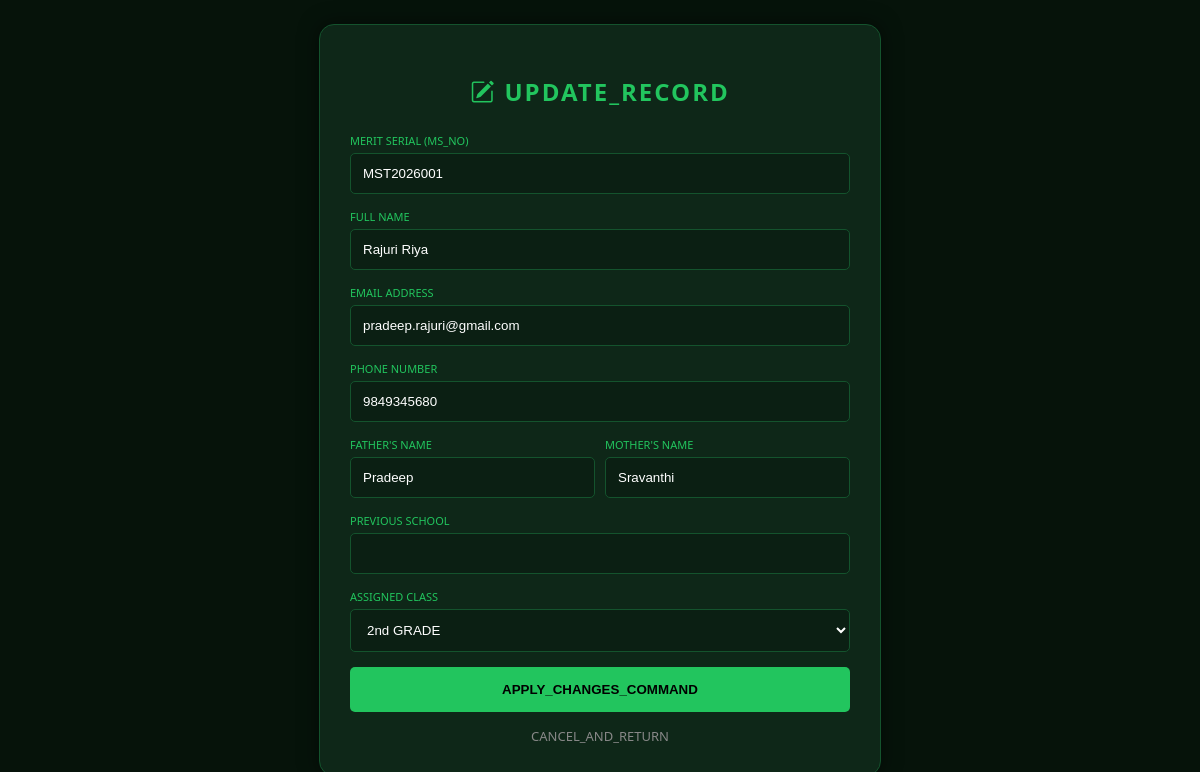
/admin/students/edit.php?id=5, run on the app's committed database.
### tables this page shows
CREATE TABLE `students` (
  `id` int(11) NOT NULL,
  `ms_no` varchar(50) DEFAULT NULL,
  `name` varchar(100) DEFAULT NULL,
  `email` varchar(100) DEFAULT NULL,
  `phone` varchar(15) DEFAULT NULL,
  `class_id` int(11) NOT NULL,
  `father_name` varchar(100) DEFAULT NULL,
  `old_school` varchar(255) DEFAULT NULL,
  `mother_name` varchar(255) DEFAULT NULL,
  `previous_school` varchar(255) DEFAULT NULL,
  `father_contact` varchar(20) DEFAULT NULL,
  `mother_contact` varchar(20) DEFAULT NULL,
  `dob` date DEFAULT NULL,
  `address` text DEFAULT NULL,
  `last_total` decimal(10,2) DEFAULT 0.00,
  `last_percentage` decimal(10,2) DEFAULT 0.00,
  `last_notified` datetime DEFAULT NULL
);

CREATE TABLE `classes` (
  `id` int(11) NOT NULL,
  `class_name` varchar(50) DEFAULT NULL
);

### admin/students/edit.php (the view, shortened to what this page needs)
<?php
include __DIR__ . '/../../config/db.php';
$id = $_GET['id'] ?? 0;
$stmt = $conn->prepare("SELECT * FROM students WHERE id=?");
$stmt->bind_param("i", $id);
$stmt->execute();
$result = $stmt->get_result();
$data = $result->fetch_assoc();
$classes = $conn->query("SELECT * FROM classes ORDER BY id ASC");
?>
<!DOCTYPE html>
<html>
<head>
    <link rel="stylesheet" href="https://cdn.jsdelivr.net/npm/bootstrap-icons@1.11.1/font/bootstrap-icons.css">
</head>
<body>
<div class="glass-form">
    <h2><i class="bi bi-pencil-square"></i> Update_Record</h2>
    <form method="POST">
        <label>Merit Serial (MS_NO)</label>
        <input type="text" name="ms_no" value="<?= htmlspecialchars($data['ms_no']) ?>" required>
        <label>Full Name</label>
        <input type="text" name="name" value="<?= htmlspecialchars($data['name']) ?>" required>
        <label>Email Address</label>
        <input type="email" name="email" value="<?= htmlspecialchars($data['email']) ?>" placeholder="example@mail.com">
        <label>Phone Number</label>
        <input type="text" name="phone" value="<?= htmlspecialchars($data['phone']) ?>">
        <div style="display:flex; gap:10px;">
            <div style="flex:1;">
                <label>Father's Name</label>
                <input type="text" name="father_name" value="<?= htmlspecialchars($data['father_name']) ?>">
            </div>
            <div style="flex:1;">
                <label>Mother's Name</label>
                <input type="text" name="mother_name" value="<?= htmlspecialchars($data['mother_name']) ?>">
            </div>
        </div>
        <label>Previous School</label>
        <input type="text" name="old_school" value="<?= htmlspecialchars($data['old_school']) ?>">
        <label>Assigned Class</label>
        <select name="class_id" required>
            <?php while($c = $classes->fetch_assoc()): ?>
                <option value="<?= $c['id'] ?>" <?= ($c['id'] == $data['class_id']) ? 'selected' : '' ?>>
                    <?= $c['class_name'] ?>
                </option>
            <?php endwhile; ?>
        </select>
        <button type="submit" name="update" class="btn-update">APPLY_CHANGES_COMMAND</button>
        <a href="view.php" class="back-link">CANCEL_AND_RETURN</a>
    </form>
</div>
</body>
</html>

### admin/students/edit.php (style rules this page uses)
body { background:#06130a; color:white; font-family:'Segoe UI', sans-serif; display: flex; justify-content: center; align-items: center; min-height: 100vh; margin: 0; }
.glass-form { width:500px; background:rgba(15, 42, 26, 0.9); padding:30px; border-radius:15px; border: 1px solid #14532d; box-shadow: 0 0 20px rgba(0,0,0,0.5); }
h2 { color: #22c55e; text-align: center; margin-bottom: 25px; text-transform: uppercase; letter-spacing: 2px; }
label { font-size: 11px; color: #22c55e; text-transform: uppercase; margin-bottom: 5px; display: block; }
input, select { width:100%; padding:12px; margin-bottom:15px; border:1px solid #14532d; background:#0b1f13; color:white; border-radius: 5px; box-sizing: border-box; }
.btn-update { background:#22c55e; color:#000; border:none; padding:15px; width:100%; cursor:pointer; font-weight:bold; border-radius: 5px; transition: 0.3s; }
.back-link { display: block; text-align: center; margin-top: 15px; color: #888; text-decoration: none; font-size: 13px; }

### data on the page
students: ms_no "MST2026001", name "Rajuri Riya", email "pradeep.rajuri@gmail.com", phone "9849345680", father_name "Pradeep", mother_name "Sravanthi", class_id "2nd GRADE"
